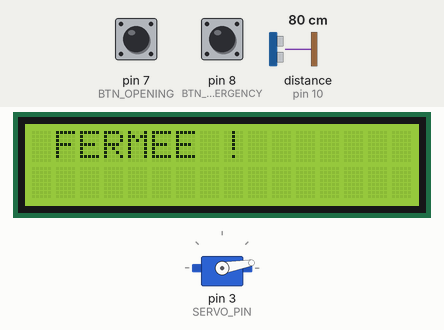
Simulated run of this sketch. Board: Arduino Uno, built with avr-gcc and run on an emulated ATmega328P. On the bench: 16×2 character LCD, servo. The test bench sets the inputs (shaded band); at power-on: distance to the obstacle (sensor on pin 10) 80 cm, pin 8 (BTN_EMERGENCY) HIGH, pin 7 (BTN_OPENING) HIGH. The echo pulse lasts 58.3 µs per cm.

Above: at 1.2 s.
1.3 s: distance to the obstacle (sensor on pin 10) set to 33 cm
2.8 s: distance to the obstacle (sensor on pin 10) set to 28 cm
At 3.28 s:
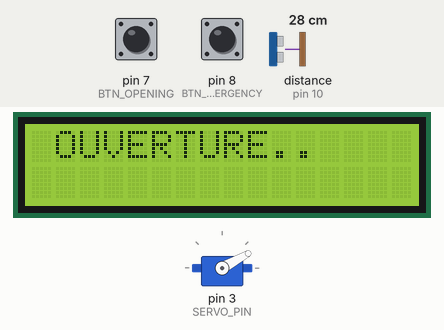
5.2 s: pin 8 (BTN_EMERGENCY) pulled LOW for 0.15 s
At 6.1 s:
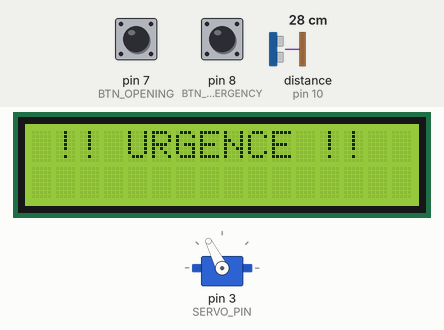
6.9 s: pin 8 (BTN_EMERGENCY) pulled LOW for 0.15 s
At 7.28 s:
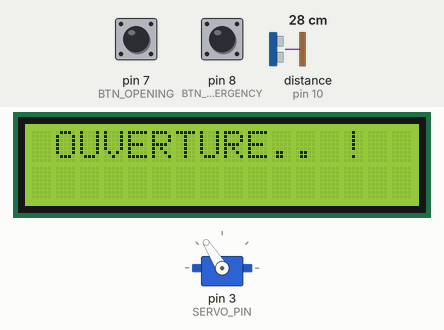
7.6 s: pin 8 (BTN_EMERGENCY) pulled LOW for 0.15 s
At 9.0 s:
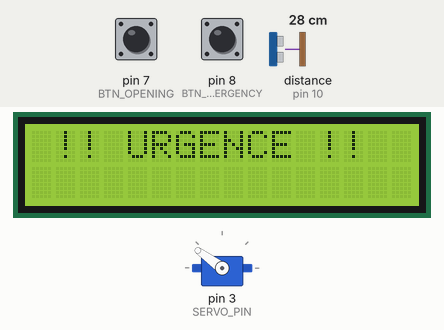
9.3 s: pin 7 (BTN_OPENING) pulled LOW for 0.15 s
At 11.1 s:
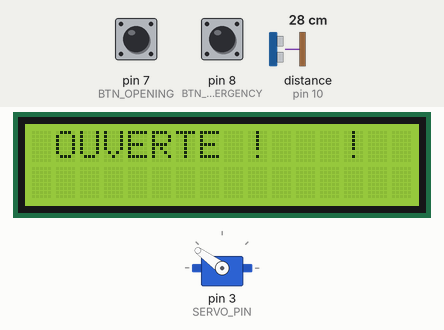
Timing chart, 0 to 12.6 s (numbered marks = the images above; inputs shaded):
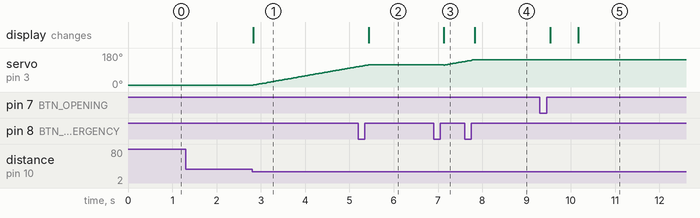

Measured:
- the behaviour switches between 31 and 30 cm on distance to the obstacle (sensor on pin 10) (found by bisection; images 0 and 1)
- after the input at 1.3 s, every drawn part: stays the same
- after the input at 2.8 s, servo on pin 3 (SERVO_PIN): moves from 10° to 108° over 2.4 s, starting at once; the display: changes at once (image 1)
- after the input at 5.2 s, servo on pin 3 (SERVO_PIN): goes on until 5.4 s, then stays 117°; the display: changes after 0.23 s (image 2)
- after the input at 6.9 s, the display: changes after 0.23 s (image 3)
- after the input at 7.6 s, servo on pin 3 (SERVO_PIN): goes on until 7.8 s, then stays 144°; the display: changes after 0.23 s (image 4)
- after the input at 9.3 s, the display: first changes after 0.23 s (image 5 shows a later state)

The sketch:

sketch_may10a.ino
```cpp
#include "OneButton.h"
#include <LCD_I2C.h>
#include "Motor.h"
#include "Door.h"

#define TRIGGER_PIN 9
#define ECHO_PIN    10
#define SERVO_PIN   3

const int BTN_OPENING   = 7;
const int BTN_EMERGENCY = 8;

HCSR04    hc(TRIGGER_PIN, ECHO_PIN);
Motor     myMotor(SERVO_PIN);
Door      myDoor(myMotor, hc);
LCD_I2C   lcd(0x27, 16, 2);

OneButton buttonOpening(BTN_OPENING, true);
OneButton buttonEmergency(BTN_EMERGENCY, true);

void setup() {
  Serial.begin(9600);
  lcd.begin();
  lcd.backlight();
  myMotor.begin();

  buttonOpening.attachClick(openWithButton);
  buttonEmergency.attachClick(emergencyButton);
}

void loop() {
  buttonOpening.tick();
  buttonEmergency.tick();
  myDoor.update();

  lcd.setCursor(1, 0);
  lcd.print(myDoor.getStatue());
}

void openWithButton()  { myDoor.openWithButton();  }
void emergencyButton() { myDoor.toggleEmergency(); }
```

Door.cpp
```cpp
#include "Door.h"

Door::Door(Motor& m, HCSR04& s)
  : motor(m), sensor(s), state(CLOSE), distance(0), lastDate(0)
{}

void Door::update() {
  if (millis() - lastDate >= 50) {
    lastDate = millis();
    distance = sensor.dist();
  }

  if (state == EMERGENCY) return;

  switch (state) {
    case CLOSE:
      checkDistance();
      break;
    case OPENING:
      if (motor.openDoor()) state = OPEN;
      break;
    case OPEN:
      if (motor.waitDelay()) state = CLOSING;
      break;
    case CLOSING:
      checkDistance();
      if (motor.closeDoor()) state = CLOSE;
      break;
  }
}

void Door::checkDistance() {
  if (distance > AREA1 && distance <= AREA2) {
    state = OPENING;
  }
}

void Door::openWithButton() {
  if (state != OPENING) state = OPENING;
}

void Door::toggleEmergency() {
  static bool active = true;
  if (active) {
    motor.detach();
    state  = EMERGENCY;
    active = false;
  } else {
    motor.attach();
    state  = CLOSING;
    active = true;
  }
}

String Door::getStatue() const {
  switch (state) {
    case CLOSE:     return "FERMEE !     ";
    case OPENING:   return "OUVERTURE.. ";
    case OPEN:      return "OUVERTE !   ";
    case CLOSING:   return "FERMETURE.. ";
    case EMERGENCY: return "!! URGENCE !!";
    default:        return "";
  }
}
```

Door.h
```cpp
#pragma once
#include <Arduino.h>
#include <HCSR04.h>
#include "Motor.h"

enum Etat { CLOSE, OPENING, OPEN, CLOSING, EMERGENCY };

class Door {
private:
  Motor&  motor;
  HCSR04& sensor;
  Etat    state;
  float   distance;
  unsigned long lastDate;

  const float AREA1 = 0;
  const float AREA2 = 30;

  void checkDistance();

public:
  Door(Motor& m, HCSR04& s);
  void update();
  void openWithButton();
  void toggleEmergency();
  String getStatue() const;
};
```

Motor.cpp
```cpp
#include "Motor.h"

Motor::Motor(int pin)
  : servoPin(pin), angle(10), lastMove(0), lastOpening(0)
{}

void Motor::begin() {
  servo.write(angle);
  servo.attach(servoPin);
}

void Motor::attach() {
  servo.attach(servoPin);
}

void Motor::detach() {
  servo.detach();
}

bool Motor::openDoor() {
  if (millis() - lastMove >= 15) {
    lastMove = millis();
    if (angle < 170) {
      angle++;
      servo.write(angle);
    } else {
      lastOpening = millis();
      return true;
    }
  }
  return false;
}

bool Motor::closeDoor() {
  if (millis() - lastMove >= 15) {
    lastMove = millis();
    if (angle > 0) {
      angle--;
      servo.write(angle);
    } else {
      return true;
    }
  }
  return false;
}

bool Motor::waitDelay() {
  return (millis() - lastOpening >= 10000);
}
```

Motor.h
```cpp
#pragma once
#include <Arduino.h>
#include <Servo.h>

class Motor {
private:
  Servo servo;
  int servoPin;
  int angle;
  unsigned long lastMove;
  unsigned long lastOpening;

public:
  Motor(int pin);
  void begin();
  void attach();
  void detach();
  bool openDoor();
  bool closeDoor();
  bool waitDelay();
};
```
